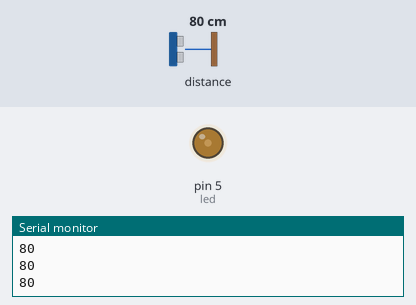
Bench run of a sketch on a simulated Arduino Uno, built with avr-gcc and run on an emulated ATmega328P. Shown: output pins drawn as LEDs (lit = HIGH), the last lines printed to the serial monitor. The test bench sets the inputs (shaded band); at power-on: distance to the obstacle 80 cm.

Above: at 1.2 s.
1.3 s: distance to the obstacle set to 2 cm
At 2.4 s:
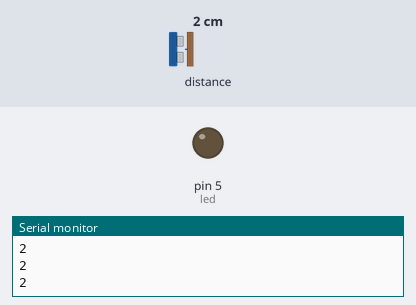
2.8 s: distance to the obstacle set to 6 cm
At 3.6 s:
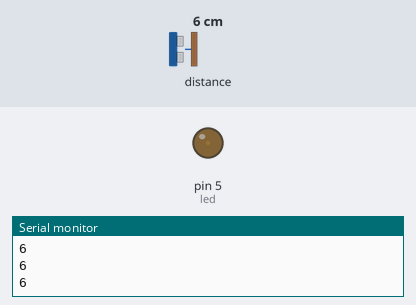
4.3 s: distance to the obstacle set to 250 cm
At 4.8 s:
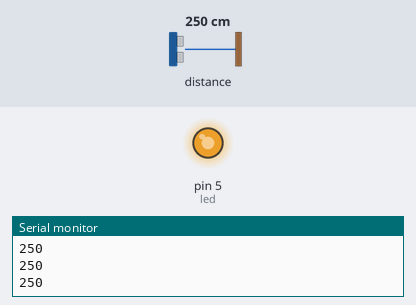
5.8 s: distance to the obstacle set to 4 cm
At 6.7 s:
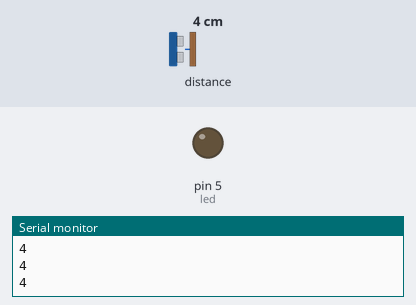
Timing chart, 0 to 8.3 s (numbered marks = the images above; inputs shaded):
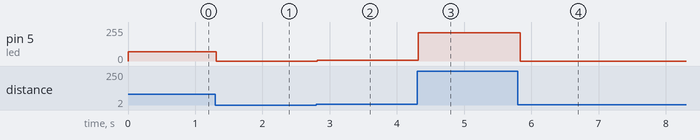

Measured:
- after the input at 1.3 s, pin 5 (led): 68/255 → 0/255 at once
- after the input at 2.8 s, pin 5 (led): 0/255 → 5/255 at once
- after the input at 4.3 s, pin 5 (led): 5/255 → 212/255 at once
- after the input at 5.8 s, pin 5 (led): 212/255 → 0/255 at once

The sketch:

Esercitazione_lampo.ino
```cpp
/*
//1) Alla pressione di un bottone di accende un LED
const int buttonPin = 2;  // the number of the pushbutton pin
int buttonState = 0;  // variable for reading the pushbutton status

void setup() {
  pinMode(LED_BUILTIN, OUTPUT); //Led integrato
  pinMode(buttonPin, INPUT); //Bottone
}

void loop() {

  buttonState = digitalRead(buttonPin);
   if (buttonState == HIGH) {
    digitalWrite(LED_BUILTIN, HIGH);
  } else {
    digitalWrite(LED_BUILTIN, LOW);
  }
}
*/
////////////////////////////////////////////////////////////////////////////////////////////////////////////////////////////////////////

//2) Se un oggetto é più vicino di 5 CM si accende un LED

/*
#include "Ultrasonic.h"
Ultrasonic ultrasonic(0);

void setup()
{
  Serial.begin(9600);
  pinMode(LED_BUILTIN, OUTPUT); //Led integrato
  //  myservo.attach(4);  // attaches the servo on pin 4 to the servo object
}
void loop()
{
  long RangeInCentimeters;
  RangeInCentimeters = ultrasonic.MeasureInCentimeters(); // two measurements should keep an interval
  Serial.println(RangeInCentimeters);                     //0~400cm
  if (RangeInCentimeters < 5)
  {
    analogWrite(LED_BUILTIN, HIGH);
  }
  else
  {
    analogWrite(LED_BUILTIN, LOW);
  }
  delay(25);
}
*/

////////////////////////////////////////////////////////////////////////////////////////////////////////////////////////////////////////////////////

//2.1 il led (Adressable) cambia a seconda della distanza


#include "Ultrasonic.h"
int led = 5;
Ultrasonic ultrasonic(0);
int val;    // variable to read the value from the analog pin

void setup()
{
  Serial.begin(9600);
  pinMode(led, OUTPUT);
}

void loop()
{
  long RangeInCentimeters;
  RangeInCentimeters = ultrasonic.MeasureInCentimeters(); // two measurements should keep an interval
  Serial.println(RangeInCentimeters);//0~400cm
  val = map(RangeInCentimeters, 0, 300, 0, 255);     // scale it to use it with the servo (value between 0 and 180)
  if(RangeInCentimeters < 5){
    analogWrite(led, 0);
  }else{
    analogWrite(led, val);
  } // myservo.write(val);
  delay(25);
}


///////////////////////////////////////////////////////////////////////////////////////////////////////////////////////////////////////////

//3) Il LED adressable é sempre rosso. Se la temperatura scende sotto una certa soglia diventa blu
```
